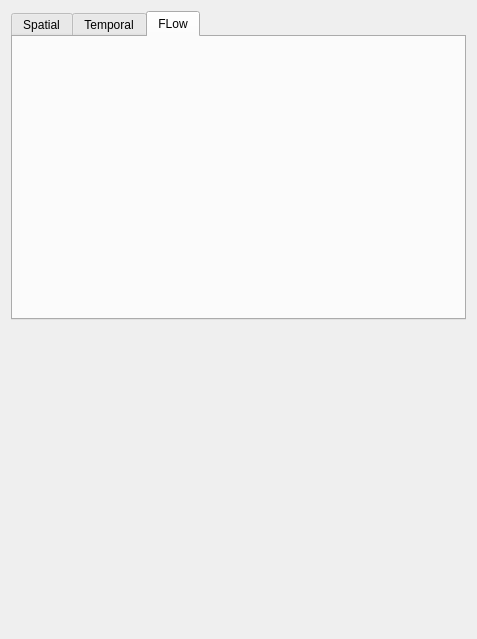
<?xml version="1.0" encoding="UTF-8"?>
<ui version="4.0">
 <class>PHengLEIDiscretisationWidget</class>
 <widget class="QWidget" name="PHengLEIDiscretisationWidget">
  <property name="geometry">
   <rect>
    <x>0</x>
    <y>0</y>
    <width>477</width>
    <height>639</height>
   </rect>
  </property>
  <property name="windowTitle">
   <string>Form</string>
  </property>
  <layout class="QVBoxLayout" name="verticalLayout_3">
   <item>
    <widget class="QTabWidget" name="Discretisation">
     <property name="currentIndex">
      <number>2</number>
     </property>
     <widget class="QWidget" name="Spatial">
      <attribute name="title">
       <string>Spatial</string>
      </attribute>
      <layout class="QGridLayout" name="gridLayout_2">
       <item row="0" column="0">
        <layout class="QVBoxLayout" name="verticalLayout1"/>
       </item>
       <item row="1" column="0">
        <spacer name="verticalSpacer_2">
         <property name="orientation">
          <enum>Qt::Vertical</enum>
         </property>
         <property name="sizeHint" stdset="0">
          <size>
           <width>20</width>
           <height>40</height>
          </size>
         </property>
        </spacer>
       </item>
      </layout>
     </widget>
     <widget class="QWidget" name="Temporal">
      <attribute name="title">
       <string>Temporal</string>
      </attribute>
      <layout class="QGridLayout" name="gridLayout_3">
       <item row="0" column="0">
        <layout class="QVBoxLayout" name="verticalLayout2"/>
       </item>
       <item row="1" column="0">
        <spacer name="verticalSpacer_3">
         <property name="orientation">
          <enum>Qt::Vertical</enum>
         </property>
         <property name="sizeHint" stdset="0">
          <size>
           <width>20</width>
           <height>40</height>
          </size>
         </property>
        </spacer>
       </item>
      </layout>
     </widget>
     <widget class="QWidget" name="Flow">
      <attribute name="title">
       <string>FLow</string>
      </attribute>
      <layout class="QGridLayout" name="gridLayout">
       <item row="0" column="0">
        <layout class="QVBoxLayout" name="verticalLayout3"/>
       </item>
       <item row="1" column="0">
        <spacer name="verticalSpacer_4">
         <property name="orientation">
          <enum>Qt::Vertical</enum>
         </property>
         <property name="sizeHint" stdset="0">
          <size>
           <width>20</width>
           <height>243</height>
          </size>
         </property>
        </spacer>
       </item>
      </layout>
     </widget>
    </widget>
   </item>
   <item>
    <spacer name="verticalSpacer">
     <property name="orientation">
      <enum>Qt::Vertical</enum>
     </property>
     <property name="sizeHint" stdset="0">
      <size>
       <width>20</width>
       <height>40</height>
      </size>
     </property>
    </spacer>
   </item>
  </layout>
 </widget>
 <resources/>
 <connections/>
</ui>
